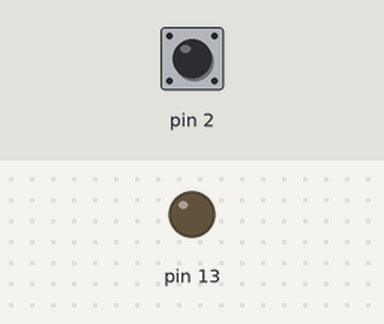
Bench run of a sketch on a simulated Arduino Uno, built with avr-gcc and run on an emulated ATmega328P. On the bench: output pins drawn as LEDs (lit = HIGH). The test bench sets the inputs (shaded band); at power-on: pin 2 HIGH.

Above: at 5.0 s.
5.1 s: pin 2 pulled LOW for 0.15 s
At 6.3 s:
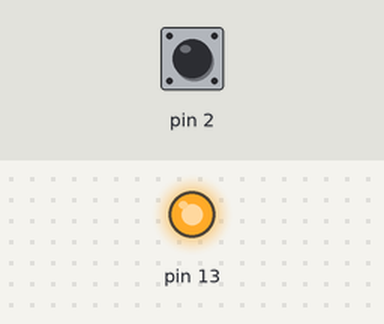
6.7 s: pin 2 pulled LOW for 1 s
At 7.7 s:
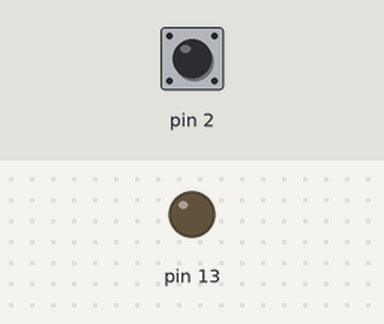
9.2 s: pin 2 pulled LOW for 3.2 s
At 9.6 s:
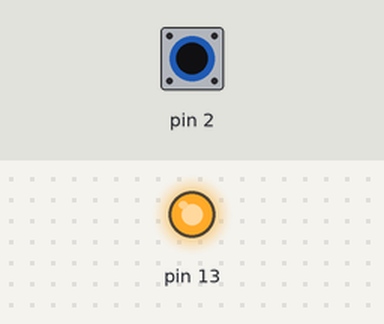
Timing chart, 0 to 12.2 s (numbered marks = the images above; inputs shaded):
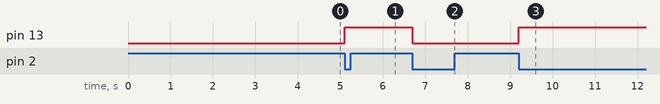

The sketch:

Les2Opdr1a.ino
```cpp
#include <avr/io.h>
#include <avr/interrupt.h>

volatile uint8_t ledState = 0;

ISR(INT0_vect) {
  ledState ^= (1 << PORTB5);
  PORTB = (PORTB & ~(1 << PORTB5)) | ledState;
}

int main(void) {

  DDRB |= (1 << DDB5);

  DDRD &= ~(1 << DDD2);
  PORTD |= (1 << PORTD2);

  EICRA |= (1 << ISC01);
  EICRA &= ~(1 << ISC00);

  EIMSK |= (1 << INT0);

  sei();

  while (1) {
  }

  return 0;
}
```

Measured:
- after the input at 5.1 s, pin 13: LOW → HIGH at once
- after the input at 6.7 s, pin 13: HIGH → LOW at once
- after the input at 9.2 s, pin 13: LOW → HIGH at once
